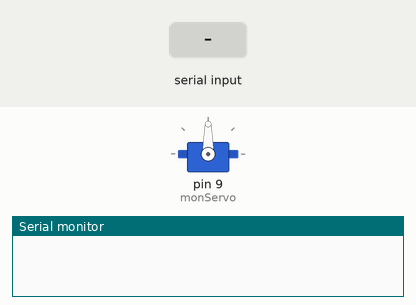
Simulated run of this sketch. Board: Arduino Uno, built with avr-gcc and run on an emulated ATmega328P. Shown: servo, the last lines printed to the serial monitor. The test bench sets the inputs (shaded band).

Above: at 1.2 s.
1.3 s: "A,45\n" received over the second serial link
At 2.5 s:
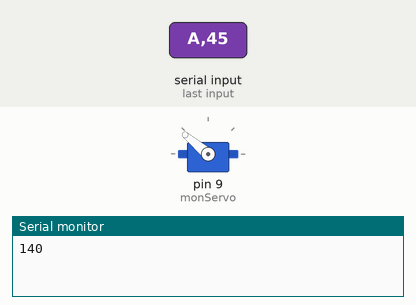
2.8 s: "A" received over the second serial link
At 4.5 s:
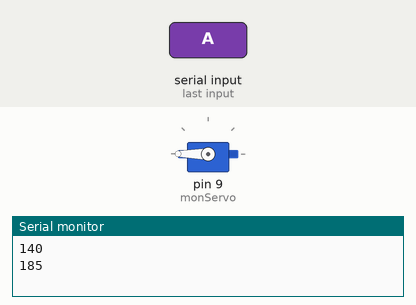
Timing chart, 0 to 6.0 s (numbered marks = the images above; inputs shaded):
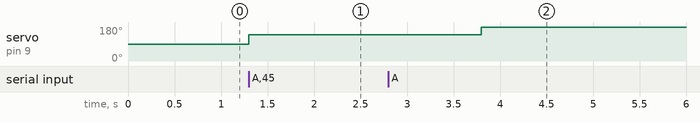

Measured:
- after the input at 1.3 s, servo on pin 9 (monServo): 90° → 140° at once
- after the input at 2.8 s, servo on pin 9 (monServo): 140° → 180° after 1.0 s

The sketch:

BlueServo.ino
```cpp
#include <SoftwareSerial.h>
#include<Servo.h>
int TX=10;
int RX=11;
int SERVO=9;
int valeur;
Servo monServo;

int inv;
char Data;
SoftwareSerial blueT(RX,TX);

void setup(){
  Serial.begin(9600);
  blueT.begin(9600);
  monServo.attach(9);

}

void loop(){
  if (blueT.available()) {
    Data=blueT.read();
    if (Data=='A'){
      valeur=blueT.parseInt();
      inv=map(valeur,80,105,105,80);

      Serial.println(inv);
      monServo.write(inv);}
    }
}
```
